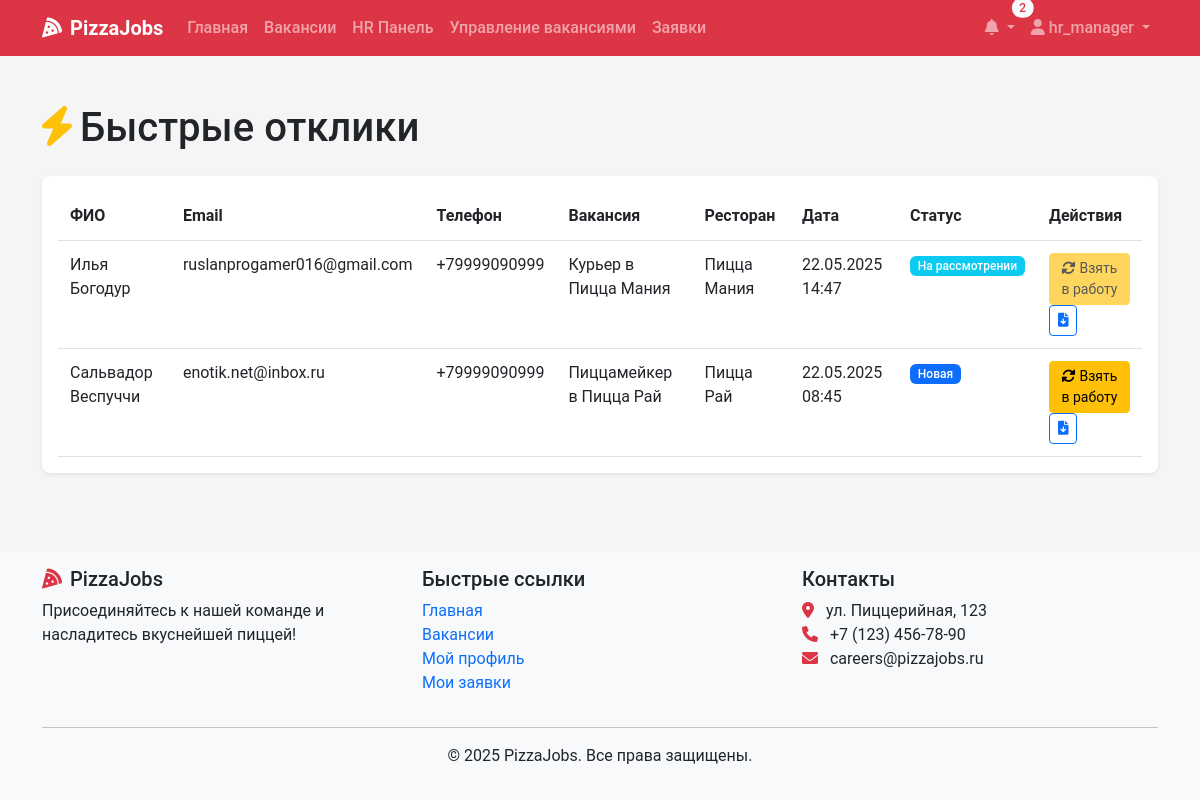
Page /hr/quick-applications/ (signed in) on the earlier database version.
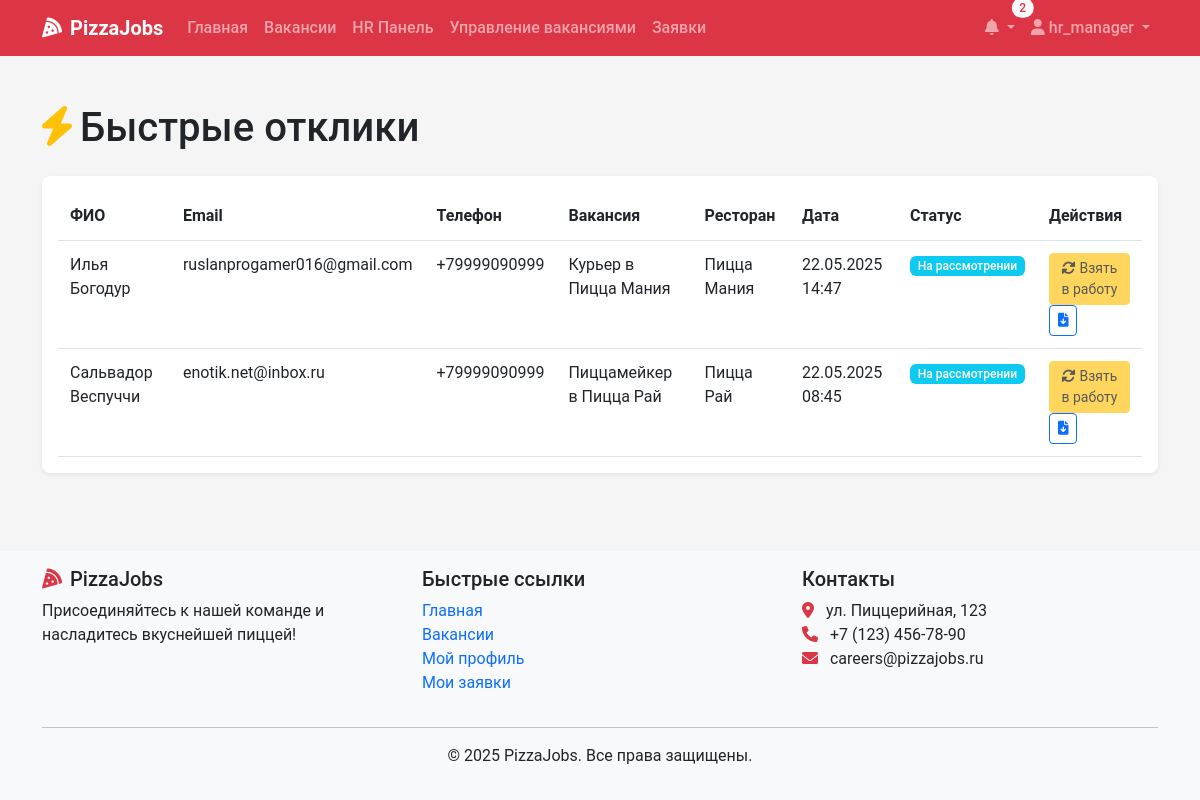
Same page on the later database version.
### recruitment/models.py (models this page shows, shortened)
class QuickApplication(models.Model):
    vacancy = models.ForeignKey(Vacancy, on_delete=models.CASCADE, related_name='quick_applications')
    full_name = models.CharField(max_length=100)
    email = models.EmailField()
    phone = models.CharField(max_length=15)
    resume = models.FileField(upload_to='quick_resumes/')
    cover_letter = models.TextField(blank=True, null=True)
    created_at = models.DateTimeField(auto_now_add=True)
    status = models.CharField(max_length=20, choices=ApplicationStatus.choices, default=ApplicationStatus.NEW)

class Vacancy(models.Model):
    title = models.CharField(max_length=100)
    position_type = models.ForeignKey(PositionType, on_delete=models.CASCADE, related_name='vacancies')
    restaurants = models.ManyToManyField(Restaurant, related_name='vacancies')
    description = models.TextField()
    requirements = models.TextField()
    responsibilities = models.TextField()
    conditions = models.TextField()
    salary_min = models.DecimalField(max_digits=10, decimal_places=2, null=True, blank=True)
    salary_max = models.DecimalField(max_digits=10, decimal_places=2, null=True, blank=True)
    is_active = models.BooleanField(default=True)
    created_at = models.DateTimeField(auto_now_add=True)
    updated_at = models.DateTimeField(auto_now=True)
    created_by = models.ForeignKey(User, on_delete=models.SET_NULL, null=True, related_name='created_vacancies')
    class Meta:
        verbose_name_plural = "Vacancies"

### recruitment/views.py (the view)
# urls.py: path('hr/quick-applications/', views.quick_applications, name='quick_applications'),
@login_required
def quick_applications(request):
    user_profile = request.user.profile
    if user_profile.role == UserRole.HR_MANAGER:
        quick_apps = QuickApplication.objects.all()
    elif user_profile.role == UserRole.RESTAURANT_MANAGER:
        managed_restaurants = Restaurant.objects.filter(manager=request.user)
        quick_apps = QuickApplication.objects.filter(
            vacancy__restaurants__in=managed_restaurants
        ).distinct()
    else:
        return HttpResponseForbidden("У вас нет доступа к этой странице.")
    quick_apps = quick_apps.order_by('-created_at')
    return render(request, 'hr/quick_applications.html', {'quick_applications': quick_apps})

### recruitment/context_processors.py (called while the page is built)
def notifications_processor(request):
    if request.user.is_authenticated:
        unread_count = Notification.objects.filter(user=request.user, read=False).count()
        latest_notifs = Notification.objects.filter(user=request.user).order_by('-created_at')[:5]
    else:
        unread_count = 0
        latest_notifs = []
    return {
        'unread_count': unread_count,
        'latest_notifications': latest_notifs,
    }

### templates/hr/quick_applications.html (shortened to what this page needs)
{% extends 'base.html' %}
{% block content %}
<div class="container py-4">
    <h1 class="mb-4">
        <i class="fas fa-bolt me-2 text-warning"></i>Быстрые отклики
    </h1>
    <div class="card shadow">
        <div class="card-body">
            {% if quick_applications %}
                <div class="table-responsive">
                    <table class="table table-hover">
                        <thead>
                            <tr>
                                <th>ФИО</th>
                                <th>Email</th>
                                <th>Телефон</th>
                                <th>Вакансия</th>
                                <th>Ресторан</th>
                                <th>Дата</th>
                                <th>Статус</th>
                                <th>Действия</th>
                            </tr>
                        </thead>
                        <tbody>
                            {% for app in quick_applications %}
                                <tr>
                                    <td>{{ app.full_name }}</td>
                                    <td>{{ app.email }}</td>
                                    <td>{{ app.phone }}</td>
                                    <td>{{ app.vacancy.title }}</td>
                                    <td>
                                        {% for restaurant in app.vacancy.restaurants.all %}
                                            {{ restaurant.name }}{% if not forloop.last %}, {% endif %}
                                        {% endfor %}
                                    </td>
                                    <td>{{ app.created_at|date:"d.m.Y H:i" }}</td>
                                    <td>
                                        <span class="badge {% if app.status == 'NEW' %}bg-primary{% else %}bg-info{% endif %}">
                                            {{ app.get_status_display }}
                                        </span>
                                    </td>
                                    <td>
                                        {% if user.profile.role == 'HR_MANAGER' %}
                                        <form method="post" action="{% url 'convert_quick_application' app.id %}" class="d-inline">
                                            <button type="submit" class="btn btn-sm btn-warning" {% if app.status != 'NEW' %}disabled{% endif %}>
                                                <i class="fas fa-sync-alt me-1"></i>Взять в работу
                                            </button>
                                        </form>
                                        {% endif %}
                                        <a href="{{ app.resume.url }}" class="btn btn-sm btn-outline-primary" target="_blank">
                                            <i class="fas fa-file-download"></i>
                                        </a>
                                    </td>
                                </tr>
                            {% endfor %}
                        </tbody>
                    </table>
                </div>
            {% else %}
                <div class="alert alert-info">
                    <i class="fas fa-info-circle me-2"></i>Быстрых откликов пока нет.
                </div>
            {% endif %}
        </div>
    </div>
</div>
{% endblock %}

Differences in the rows shown:
changed QuickApplication "Сальвадор Веспуччи": status "Новая" → "На рассмотрении"
